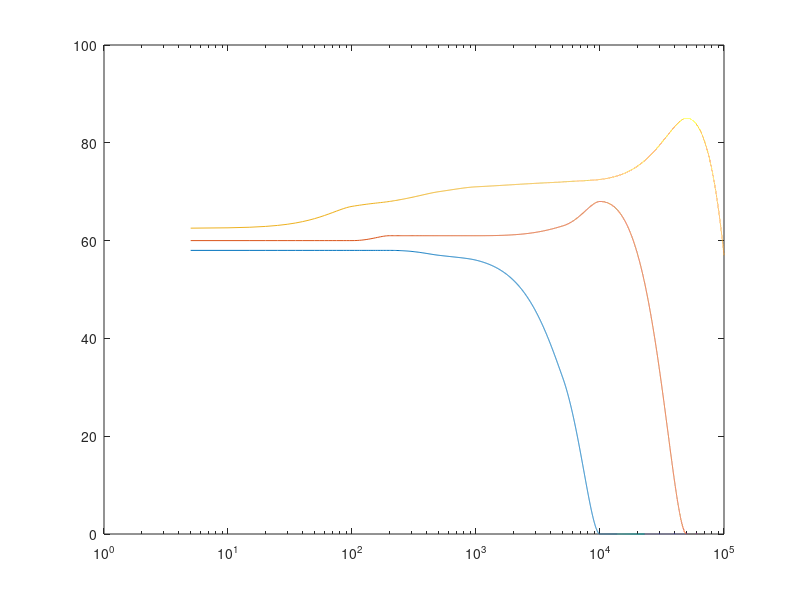

Write the MATLAB code that produced this figure.
f=[50,100,200,500,1000,5000,10000,50000,100000]
fi = 0:5:100000;
U1=[58,58,58,57,56,32,0,0,0]
U2=[60,60,61,61,61,63,68,0,0]
U3=[64.5,67,68,70,71,72,72.5,85,57]
U1i = pchip(f,U1,fi);
U2i = pchip(f,U2,fi);
U3i = pchip(f,U3,fi);
semilogx(fi,U1i, fi,U2i, fi,U3i)